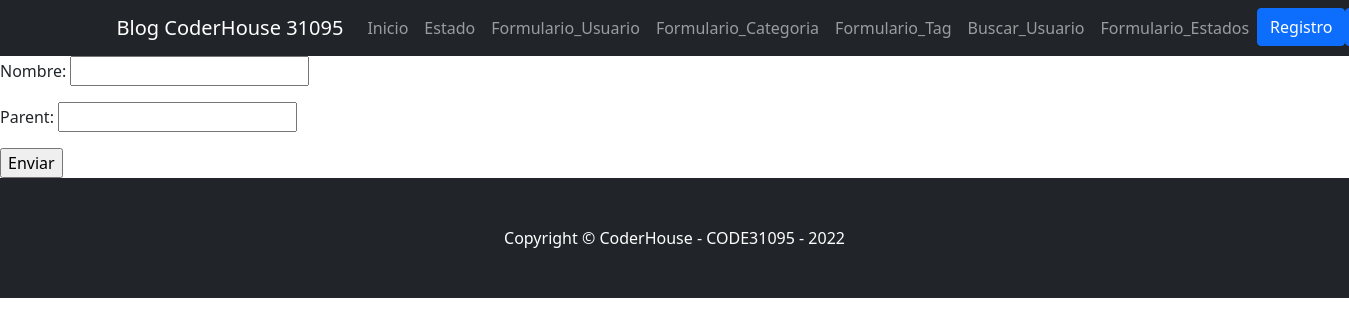
Before: /AppBlog/categoria_formulario/ with the older database file.
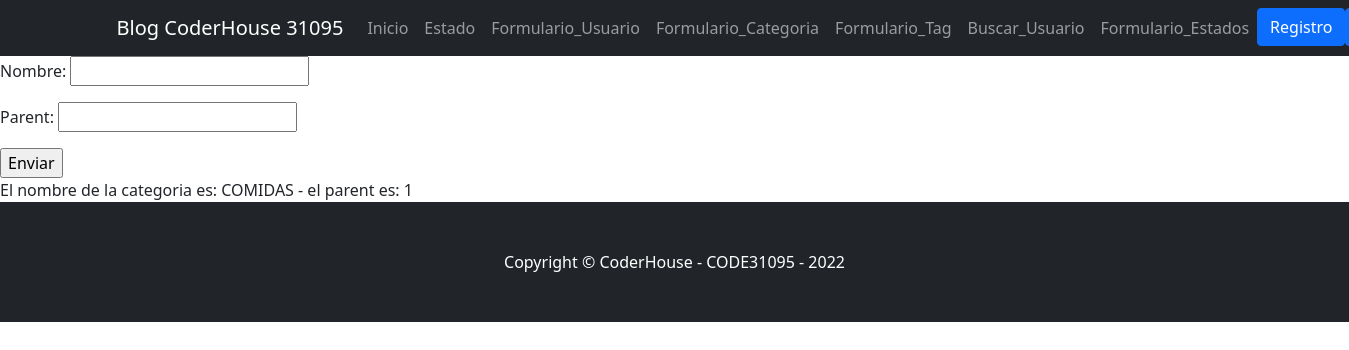
After: the same page with the newer database file.
### AppBlog/models.py (models this page shows, shortened)
class Categoria(models.Model):
    nombre = models.CharField(max_length=40)
    parent = models.IntegerField()

### AppBlog/views.py (the view, shortened to what this page needs)
# urls.py: path('categoria_formulario/', categoria_formulario, name='AppBlogCategoriaFormulario'),
def categoria_formulario(request):
    categoria = Categoria.objects.all()
    contexto = {
        'form': CategoriaForm(),
        'categorias': categoria
    }
    return render(request, 'AppBlog/categoria_formulario.html', contexto)

### AppBlog/forms.py
class CategoriaForm(forms.Form):
    nombre = forms.CharField(max_length=40)
    parent = forms.IntegerField()

### templates/AppBlog/categoria_formulario.html (shortened to what this page needs)
{% extends 'index.html' %}
{% block inicio %}
    <form action="" method="POST">
            {{ form.as_p }}
            <input type="submit" value="Enviar">
    </form>
    {% for categoria in categorias %}
        El nombre de la categoria es: {{ categoria.nombre }}
        - el parent es: {{ categoria.parent }}
        <br>
    {% endfor %}
{% endblock %}

Changed rows visible on the page:
added Categoria: nombre "COMIDAS", parent "1"
